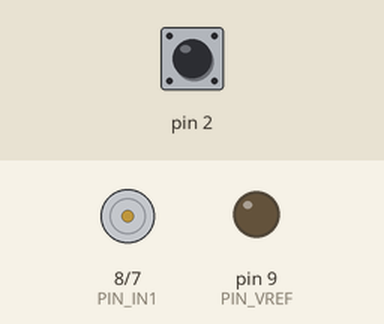
Recording of a sketch running on a simulated Arduino Uno, built with avr-gcc and run on an emulated ATmega328P. Shown: motor-driver pin pairs drawn as motors (green arrow = first pin HIGH = forward, orange = second pin HIGH = backward, longer = more drive), output pins drawn as LEDs (lit = HIGH). The inputs (shaded band) are chosen by the test bench; at power-on: pin 2 HIGH.

Above: at 1.2 s.
1.3 s: pin 2 driven LOW
At 2.5 s:
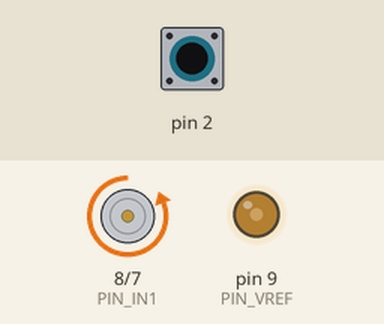
2.8 s: pin 2 pulsed HIGH 5 times (0.12 s each, 0.3 s apart)
At 3.37 s:
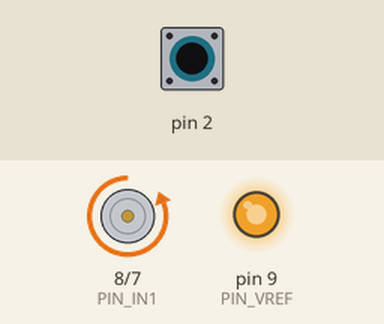
At 5.5 s:
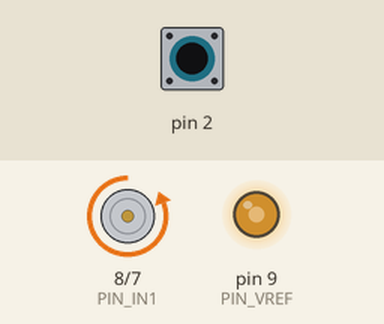
Timing chart, 0 to 7.0 s (numbered marks = the images above; inputs shaded):
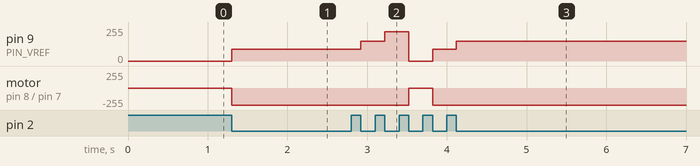

Measured:
- after the input at 1.3 s, pin 9 (PIN_VREF): 0/255 → 90/255 at once; motor on pin 8 (PIN_IN1) / pin 7 (PIN_IN2): stopped → backward 255/255 at once
- after the input at 2.8 s, pin 9 (PIN_VREF): 90/255 → 150/255 after 0.12 s, → 220/255 0.30 s later, → 0/255 0.30 s later, → 90/255 0.30 s later, … (5 changes in this stretch); motor on pin 8 (PIN_IN1) / pin 7 (PIN_IN2): backward 255/255 → stopped after 0.72 s, → backward 255/255 0.30 s later

The sketch:

ElectricFan.ino
```cpp
/*タクトスイッチのPIN D2を使うので0*/
#define PIN_SW 0

/*モータ制御用のPIN*/
#define PIN_IN1  8
#define PIN_IN2  7
#define PIN_VREF 9 // PWM

typedef enum{
  STOP,
  WEAK,
  NORMAL,
  STRONG
}STATE;

typedef enum{
  ENTRY,
  DO,
  EXIT
}ACTION;

volatile STATE g_state = STOP;
ACTION g_action = ENTRY;

void setAction(ACTION act){
  g_action = act;
}

ACTION getAction(){
  return g_action;
}

void setState(STATE state){
  g_state = state;
}

STATE getState(){
  return g_state;
}

void setStateAction(STATE state, ACTION action){
  setState(state);
  setAction(action);
}

void changeMode(){
  setAction(EXIT);
}

void setup(){
  attachInterrupt(PIN_SW, changeMode, FALLING);       /* SWはD2で割り込み */

  pinMode(PIN_IN1,OUTPUT);      /* 回転方向制御 */
  pinMode(PIN_IN2,OUTPUT);      /* 回転方向制御 */
  pinMode(PIN_VREF,OUTPUT);     /* 回転速度制御 */

  analogWrite(PIN_VREF,0);      /* モーターの回転速度を0にする(急に動き出さないように) */
  digitalWrite(PIN_IN1,LOW);    /* 最初はLOWにしとく */
  digitalWrite(PIN_IN2,LOW);    /* 最初はLOWにしとく */

  Serial.begin(9600);
}

void loop(){

    //Serial.println(g_state);

    switch(getState()){
      case STOP:
        switch(getAction()){
          case ENTRY:
            /* 停止モード */
            digitalWrite(PIN_IN1,LOW);  /* モーターを停止する */
            digitalWrite(PIN_IN2,LOW);
            analogWrite(PIN_VREF,0);
            setStateAction(STOP, DO);
            break;
          case DO:
            break;
          case EXIT:
            setStateAction(WEAK, ENTRY);
            break;
        }
        break;
      case WEAK:
        switch(getAction()){
          case ENTRY:
            /* 弱モード */
            digitalWrite(PIN_IN1,LOW); /* モーターを反転する */
            digitalWrite(PIN_IN2,HIGH);
            analogWrite(PIN_VREF,90);
            setStateAction(WEAK, DO);
            break;
          case DO:
            break;
          case EXIT:
            setStateAction(NORMAL, ENTRY);
            break;
        }
        break;
      case NORMAL:
        switch(getAction()){
          case ENTRY:
            /* 中モード */
            digitalWrite(PIN_IN1,LOW); /* モーターを反転する */
            digitalWrite(PIN_IN2,HIGH);
            analogWrite(PIN_VREF,150);
            setStateAction(NORMAL, DO);
            break;
          case DO:
            break;
          case EXIT:
            setStateAction(STRONG, ENTRY);
            break;
        }
        break;
      case STRONG:
        switch(getAction()){
          case ENTRY:
            /* 強モード */
            digitalWrite(PIN_IN1,LOW); /* モーターを反転する */
            digitalWrite(PIN_IN2,HIGH);
            analogWrite(PIN_VREF,220);
            setStateAction(STRONG, DO);
            break;
          case DO:
            break;
          case EXIT:
            setStateAction(STOP, ENTRY);
            break;
        }
        break;
    }
}
```
